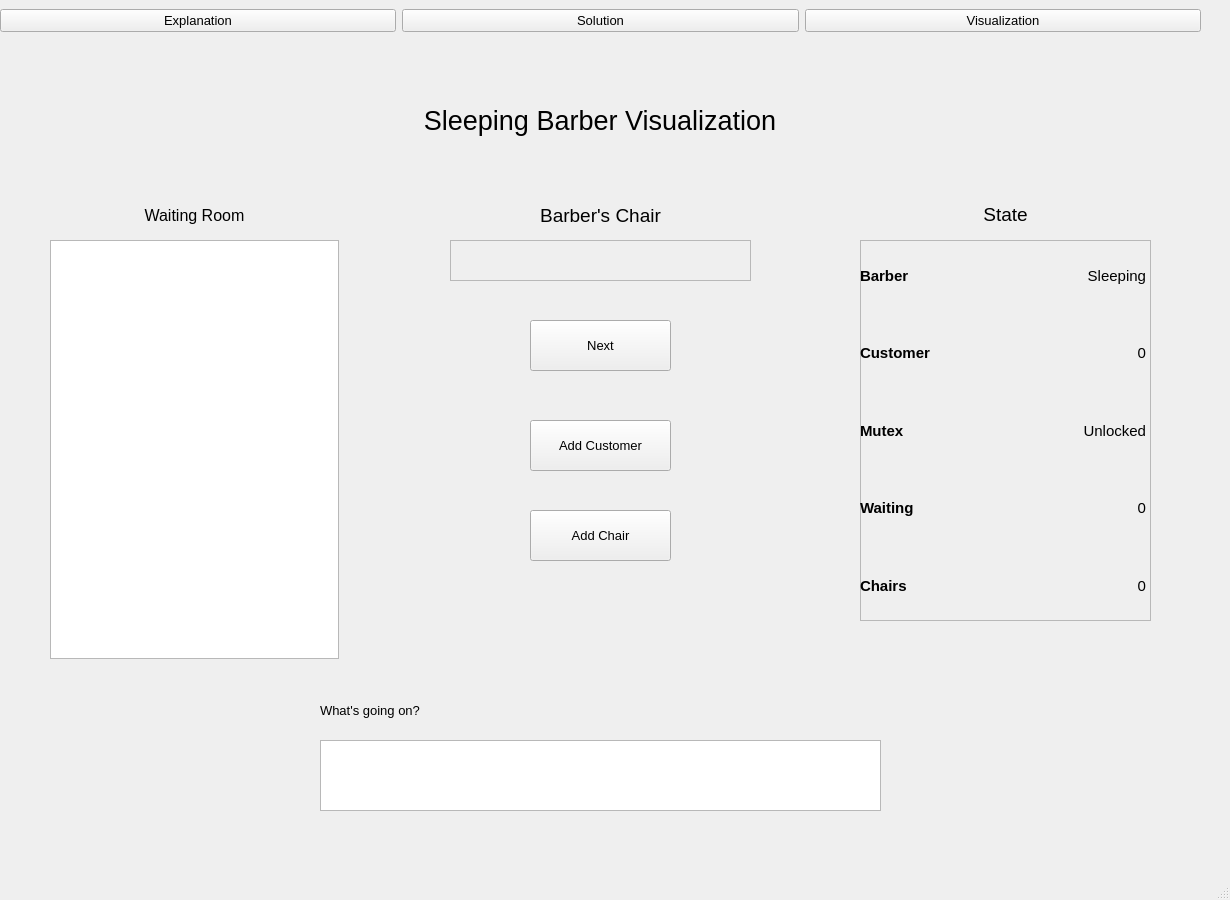
<?xml version="1.0" encoding="UTF-8"?>
<ui version="4.0">
 <class>MainWindow</class>
 <widget class="QMainWindow" name="MainWindow">
  <property name="geometry">
   <rect>
    <x>0</x>
    <y>0</y>
    <width>1230</width>
    <height>900</height>
   </rect>
  </property>
  <property name="sizePolicy">
   <sizepolicy hsizetype="Preferred" vsizetype="Preferred">
    <horstretch>0</horstretch>
    <verstretch>0</verstretch>
   </sizepolicy>
  </property>
  <property name="minimumSize">
   <size>
    <width>1230</width>
    <height>900</height>
   </size>
  </property>
  <property name="baseSize">
   <size>
    <width>1230</width>
    <height>900</height>
   </size>
  </property>
  <property name="windowTitle">
   <string>MainWindow</string>
  </property>
  <widget class="QWidget" name="centralwidget">
   <widget class="QPushButton" name="addCustom">
    <property name="geometry">
     <rect>
      <x>530</x>
      <y>420</y>
      <width>141</width>
      <height>51</height>
     </rect>
    </property>
    <property name="font">
     <font>
      <pointsize>10</pointsize>
     </font>
    </property>
    <property name="text">
     <string>Add Customer</string>
    </property>
   </widget>
   <widget class="QLabel" name="label">
    <property name="geometry">
     <rect>
      <x>300</x>
      <y>90</y>
      <width>600</width>
      <height>60</height>
     </rect>
    </property>
    <property name="font">
     <font>
      <pointsize>20</pointsize>
     </font>
    </property>
    <property name="text">
     <string>Sleeping Barber Visualization</string>
    </property>
    <property name="alignment">
     <set>Qt::AlignCenter</set>
    </property>
   </widget>
   <widget class="QPushButton" name="addChair">
    <property name="geometry">
     <rect>
      <x>530</x>
      <y>510</y>
      <width>141</width>
      <height>51</height>
     </rect>
    </property>
    <property name="font">
     <font>
      <pointsize>10</pointsize>
     </font>
    </property>
    <property name="text">
     <string>Add Chair</string>
    </property>
   </widget>
   <widget class="QFrame" name="frame_2">
    <property name="geometry">
     <rect>
      <x>450</x>
      <y>240</y>
      <width>301</width>
      <height>41</height>
     </rect>
    </property>
    <property name="frameShape">
     <enum>QFrame::StyledPanel</enum>
    </property>
    <property name="frameShadow">
     <enum>QFrame::Raised</enum>
    </property>
    <widget class="QLabel" name="barberChair">
     <property name="geometry">
      <rect>
       <x>0</x>
       <y>0</y>
       <width>301</width>
       <height>41</height>
      </rect>
     </property>
     <property name="font">
      <font>
       <pointsize>10</pointsize>
      </font>
     </property>
     <property name="frameShape">
      <enum>QFrame::StyledPanel</enum>
     </property>
     <property name="text">
      <string/>
     </property>
     <property name="scaledContents">
      <bool>true</bool>
     </property>
     <property name="alignment">
      <set>Qt::AlignCenter</set>
     </property>
    </widget>
   </widget>
   <widget class="QLabel" name="BarberLabel">
    <property name="geometry">
     <rect>
      <x>480</x>
      <y>200</y>
      <width>241</width>
      <height>31</height>
     </rect>
    </property>
    <property name="text">
     <string>&lt;html&gt;&lt;head/&gt;&lt;body&gt;&lt;p align=&quot;center&quot;&gt;&lt;span style=&quot; font-size:14pt;&quot;&gt;Barber's Chair&lt;/span&gt;&lt;/p&gt;&lt;/body&gt;&lt;/html&gt;</string>
    </property>
    <property name="alignment">
     <set>Qt::AlignCenter</set>
    </property>
   </widget>
   <widget class="QFrame" name="frame">
    <property name="geometry">
     <rect>
      <x>860</x>
      <y>240</y>
      <width>291</width>
      <height>381</height>
     </rect>
    </property>
    <property name="layoutDirection">
     <enum>Qt::LeftToRight</enum>
    </property>
    <property name="frameShape">
     <enum>QFrame::StyledPanel</enum>
    </property>
    <property name="frameShadow">
     <enum>QFrame::Raised</enum>
    </property>
    <widget class="QWidget" name="layoutWidget">
     <property name="geometry">
      <rect>
       <x>0</x>
       <y>0</y>
       <width>291</width>
       <height>381</height>
      </rect>
     </property>
     <layout class="QGridLayout" name="gridLayout">
      <item row="4" column="0">
       <widget class="QLabel" name="ChairsState">
        <property name="font">
         <font>
          <pointsize>11</pointsize>
          <weight>75</weight>
          <bold>true</bold>
         </font>
        </property>
        <property name="text">
         <string>Chairs</string>
        </property>
        <property name="alignment">
         <set>Qt::AlignLeading|Qt::AlignLeft|Qt::AlignVCenter</set>
        </property>
        <property name="margin">
         <number>4</number>
        </property>
        <property name="textInteractionFlags">
         <set>Qt::NoTextInteraction</set>
        </property>
       </widget>
      </item>
      <item row="1" column="1">
       <widget class="QLabel" name="numberCustomer">
        <property name="font">
         <font>
          <pointsize>11</pointsize>
         </font>
        </property>
        <property name="text">
         <string>0</string>
        </property>
        <property name="alignment">
         <set>Qt::AlignRight|Qt::AlignTrailing|Qt::AlignVCenter</set>
        </property>
        <property name="margin">
         <number>5</number>
        </property>
        <property name="indent">
         <number>5</number>
        </property>
        <property name="textInteractionFlags">
         <set>Qt::NoTextInteraction</set>
        </property>
       </widget>
      </item>
      <item row="0" column="0">
       <widget class="QLabel" name="BarberState">
        <property name="font">
         <font>
          <pointsize>11</pointsize>
          <weight>75</weight>
          <bold>true</bold>
         </font>
        </property>
        <property name="frameShape">
         <enum>QFrame::NoFrame</enum>
        </property>
        <property name="text">
         <string>Barber</string>
        </property>
        <property name="alignment">
         <set>Qt::AlignLeading|Qt::AlignLeft|Qt::AlignVCenter</set>
        </property>
        <property name="margin">
         <number>4</number>
        </property>
        <property name="textInteractionFlags">
         <set>Qt::NoTextInteraction</set>
        </property>
       </widget>
      </item>
      <item row="2" column="0">
       <widget class="QLabel" name="MutexState">
        <property name="font">
         <font>
          <pointsize>11</pointsize>
          <weight>75</weight>
          <bold>true</bold>
         </font>
        </property>
        <property name="text">
         <string>Mutex</string>
        </property>
        <property name="alignment">
         <set>Qt::AlignLeading|Qt::AlignLeft|Qt::AlignVCenter</set>
        </property>
        <property name="margin">
         <number>4</number>
        </property>
        <property name="textInteractionFlags">
         <set>Qt::NoTextInteraction</set>
        </property>
       </widget>
      </item>
      <item row="1" column="0">
       <widget class="QLabel" name="CustomerState">
        <property name="font">
         <font>
          <pointsize>11</pointsize>
          <weight>75</weight>
          <bold>true</bold>
         </font>
        </property>
        <property name="text">
         <string>Customer</string>
        </property>
        <property name="alignment">
         <set>Qt::AlignLeading|Qt::AlignLeft|Qt::AlignVCenter</set>
        </property>
        <property name="margin">
         <number>4</number>
        </property>
        <property name="textInteractionFlags">
         <set>Qt::NoTextInteraction</set>
        </property>
       </widget>
      </item>
      <item row="4" column="1">
       <widget class="QLabel" name="chair">
        <property name="font">
         <font>
          <pointsize>11</pointsize>
         </font>
        </property>
        <property name="text">
         <string>0</string>
        </property>
        <property name="alignment">
         <set>Qt::AlignRight|Qt::AlignTrailing|Qt::AlignVCenter</set>
        </property>
        <property name="margin">
         <number>5</number>
        </property>
        <property name="indent">
         <number>5</number>
        </property>
        <property name="textInteractionFlags">
         <set>Qt::NoTextInteraction</set>
        </property>
       </widget>
      </item>
      <item row="3" column="1">
       <widget class="QLabel" name="waiting">
        <property name="font">
         <font>
          <pointsize>11</pointsize>
         </font>
        </property>
        <property name="text">
         <string>0</string>
        </property>
        <property name="alignment">
         <set>Qt::AlignRight|Qt::AlignTrailing|Qt::AlignVCenter</set>
        </property>
        <property name="margin">
         <number>5</number>
        </property>
        <property name="indent">
         <number>5</number>
        </property>
        <property name="textInteractionFlags">
         <set>Qt::NoTextInteraction</set>
        </property>
       </widget>
      </item>
      <item row="3" column="0">
       <widget class="QLabel" name="WaitingState">
        <property name="font">
         <font>
          <pointsize>11</pointsize>
          <weight>75</weight>
          <bold>true</bold>
         </font>
        </property>
        <property name="text">
         <string>Waiting</string>
        </property>
        <property name="alignment">
         <set>Qt::AlignLeading|Qt::AlignLeft|Qt::AlignVCenter</set>
        </property>
        <property name="margin">
         <number>4</number>
        </property>
        <property name="textInteractionFlags">
         <set>Qt::NoTextInteraction</set>
        </property>
       </widget>
      </item>
      <item row="2" column="1">
       <widget class="QLabel" name="mutex">
        <property name="font">
         <font>
          <pointsize>11</pointsize>
         </font>
        </property>
        <property name="text">
         <string>Unlocked</string>
        </property>
        <property name="alignment">
         <set>Qt::AlignRight|Qt::AlignTrailing|Qt::AlignVCenter</set>
        </property>
        <property name="margin">
         <number>5</number>
        </property>
        <property name="indent">
         <number>5</number>
        </property>
        <property name="textInteractionFlags">
         <set>Qt::NoTextInteraction</set>
        </property>
       </widget>
      </item>
      <item row="0" column="1">
       <widget class="QLabel" name="barberState">
        <property name="font">
         <font>
          <pointsize>11</pointsize>
         </font>
        </property>
        <property name="frameShape">
         <enum>QFrame::NoFrame</enum>
        </property>
        <property name="text">
         <string>Sleeping</string>
        </property>
        <property name="alignment">
         <set>Qt::AlignRight|Qt::AlignTrailing|Qt::AlignVCenter</set>
        </property>
        <property name="margin">
         <number>5</number>
        </property>
        <property name="indent">
         <number>5</number>
        </property>
        <property name="textInteractionFlags">
         <set>Qt::NoTextInteraction</set>
        </property>
       </widget>
      </item>
     </layout>
    </widget>
   </widget>
   <widget class="QLabel" name="StateLabel">
    <property name="geometry">
     <rect>
      <x>860</x>
      <y>199</y>
      <width>291</width>
      <height>31</height>
     </rect>
    </property>
    <property name="font">
     <font>
      <pointsize>14</pointsize>
     </font>
    </property>
    <property name="text">
     <string>State</string>
    </property>
    <property name="alignment">
     <set>Qt::AlignCenter</set>
    </property>
   </widget>
   <widget class="QLabel" name="WaitingLabel">
    <property name="geometry">
     <rect>
      <x>50</x>
      <y>200</y>
      <width>289</width>
      <height>31</height>
     </rect>
    </property>
    <property name="font">
     <font>
      <pointsize>14</pointsize>
     </font>
    </property>
    <property name="text">
     <string>&lt;html&gt;&lt;head/&gt;&lt;body&gt;&lt;p align=&quot;center&quot;&gt;&lt;span style=&quot; font-size:12pt;&quot;&gt;Waiting Room&lt;/span&gt;&lt;/p&gt;&lt;/body&gt;&lt;/html&gt;</string>
    </property>
   </widget>
   <widget class="QListWidget" name="WaitingList">
    <property name="geometry">
     <rect>
      <x>50</x>
      <y>240</y>
      <width>289</width>
      <height>419</height>
     </rect>
    </property>
    <property name="font">
     <font>
      <pointsize>14</pointsize>
     </font>
    </property>
   </widget>
   <widget class="QWidget" name="horizontalLayoutWidget">
    <property name="geometry">
     <rect>
      <x>0</x>
      <y>-10</y>
      <width>1201</width>
      <height>61</height>
     </rect>
    </property>
    <layout class="QHBoxLayout" name="horizontalLayout">
     <item>
      <widget class="QPushButton" name="btnExplain">
       <property name="font">
        <font>
         <pointsize>10</pointsize>
        </font>
       </property>
       <property name="text">
        <string>Explanation</string>
       </property>
      </widget>
     </item>
     <item>
      <widget class="QPushButton" name="btnSolution">
       <property name="font">
        <font>
         <pointsize>10</pointsize>
        </font>
       </property>
       <property name="text">
        <string>Solution</string>
       </property>
      </widget>
     </item>
     <item>
      <widget class="QPushButton" name="btnVisual">
       <property name="font">
        <font>
         <pointsize>10</pointsize>
        </font>
       </property>
       <property name="text">
        <string>Visualization</string>
       </property>
      </widget>
     </item>
    </layout>
   </widget>
   <widget class="QLabel" name="label_5">
    <property name="geometry">
     <rect>
      <x>320</x>
      <y>700</y>
      <width>281</width>
      <height>21</height>
     </rect>
    </property>
    <property name="font">
     <font>
      <pointsize>10</pointsize>
     </font>
    </property>
    <property name="text">
     <string>What's going on?</string>
    </property>
   </widget>
   <widget class="QLabel" name="lblstate">
    <property name="geometry">
     <rect>
      <x>320</x>
      <y>750</y>
      <width>561</width>
      <height>51</height>
     </rect>
    </property>
    <property name="font">
     <font>
      <pointsize>10</pointsize>
     </font>
    </property>
    <property name="text">
     <string/>
    </property>
   </widget>
   <widget class="QListView" name="listView_4">
    <property name="geometry">
     <rect>
      <x>320</x>
      <y>740</y>
      <width>561</width>
      <height>71</height>
     </rect>
    </property>
   </widget>
   <widget class="QPushButton" name="next">
    <property name="geometry">
     <rect>
      <x>530</x>
      <y>320</y>
      <width>141</width>
      <height>51</height>
     </rect>
    </property>
    <property name="font">
     <font>
      <pointsize>10</pointsize>
     </font>
    </property>
    <property name="text">
     <string>Next</string>
    </property>
   </widget>
   <zorder>addCustom</zorder>
   <zorder>label</zorder>
   <zorder>addChair</zorder>
   <zorder>frame_2</zorder>
   <zorder>BarberLabel</zorder>
   <zorder>frame</zorder>
   <zorder>StateLabel</zorder>
   <zorder>WaitingLabel</zorder>
   <zorder>WaitingList</zorder>
   <zorder>horizontalLayoutWidget</zorder>
   <zorder>label_5</zorder>
   <zorder>listView_4</zorder>
   <zorder>next</zorder>
   <zorder>lblstate</zorder>
  </widget>
  <widget class="QMenuBar" name="menubar">
   <property name="geometry">
    <rect>
     <x>0</x>
     <y>0</y>
     <width>1230</width>
     <height>26</height>
    </rect>
   </property>
  </widget>
  <widget class="QStatusBar" name="statusbar"/>
 </widget>
 <resources/>
 <connections/>
</ui>
